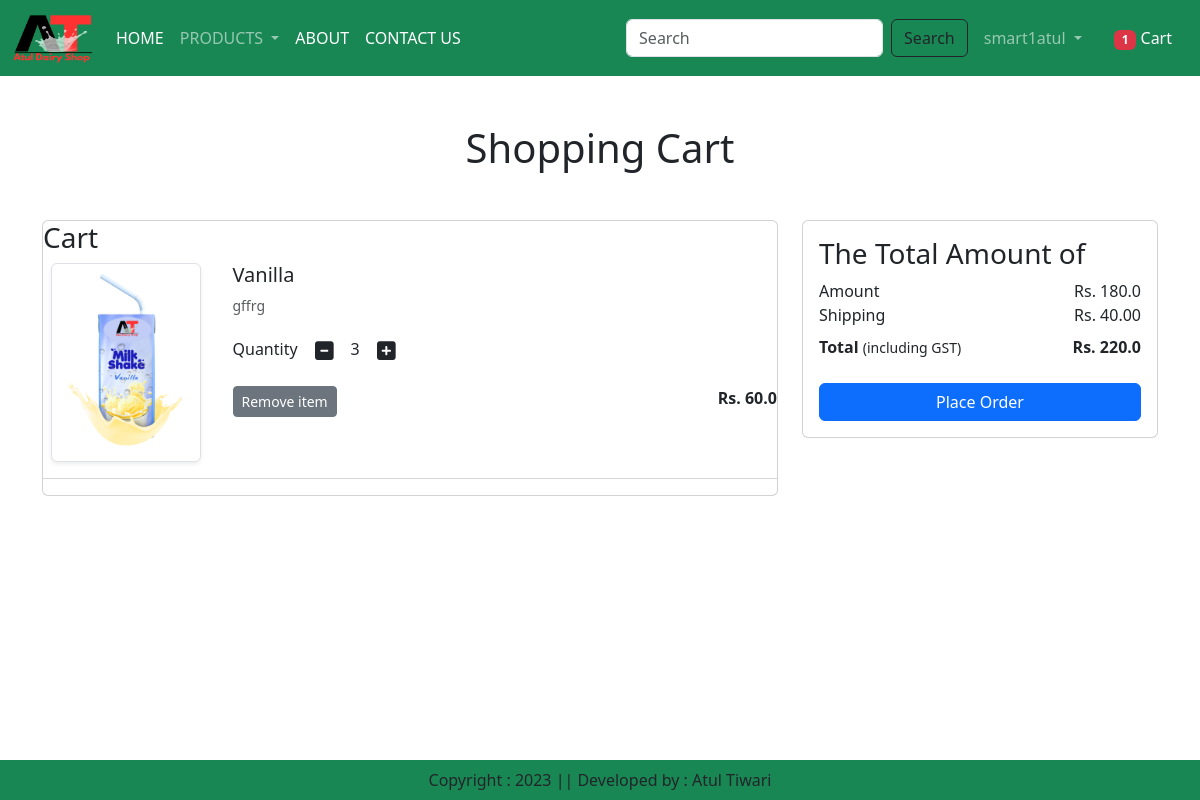
The app's page /cart/ (signed in) with its own data.
### app/models.py (models this page shows, shortened)
class Cart(models.Model):
    user = models.ForeignKey(User,on_delete=models.CASCADE)
    product = models.ForeignKey(Product,on_delete=models.CASCADE)
    quantity = models.PositiveIntegerField(default=1)

class Product(models.Model):
    title = models.CharField(max_length=100)
    selling_price = models.FloatField()
    discounted_price = models.FloatField()
    description = models.TextField()
    composition = models.TextField(default='')
    prodapp = models.TextField(default='')
    category = models.CharField(choices=CATEGORY_CHOICES, max_length=2)
    product_image = models.ImageField(upload_to='product')

### app/views.py (the view)
# urls.py: path('cart/', views.show_cart, name='showcart'),
@login_required
def show_cart(request):
    user = request.user
    cart = Cart.objects.filter(user=user)
    amount = 0
    for p in cart:
        value = p.quantity * p.product.discounted_price
        amount = amount + value
    totalamount = amount + 40
    totalitem = 0
    if request.user.is_authenticated:
        totalitem = len(Cart.objects.filter(user=request.user))
    return render(request, 'app/addtocart.html',locals())

### app/templates/app/addtocart.html (shortened to what this page needs)
{% extends 'app/base.html' %}
{% load static %}
{% block main-content %}
    <div class="container my-5">
        <div class="row">
            {% if cart %}
                <h1 class="text-center mb-5">Shopping Cart</h1>
                <div class="col-sm-8">
                    <div class="card">
                        <h3>Cart</h3>
                        {% for item in cart %}
                            <div class="row">
                                <div class="col-sm-3 text-center align-self-center">
                                    <img src="{{item.product.product_image.url}}" alt=""srcset="" class="img-fluit img-thumbnail shadow-sm" height="150" width="150">
                                </div>
                                <div class="col-sm-9">
                                    <div>
                                        <h5>{{item.product.title}}</h5>
                                        <p class="mb-2 text-muted small">{{item.product.description}}</p>
                                        <div class="my-3">
                                            <label for="quantity">Quantity</label>
                                            <a class="minus-cart btn" pid={{item.product.id}}><i class="fas fa-minus-square fa-lg"></i></a>
                                                <span id="quantity">{{item.quantity}}</span>
                                            <a class="plus-cart btn" pid={{item.product.id}}><i class="fas fa-plus-square fa-lg"></i></a>
                                        </div>
                                        <div class="d-flex justify-content-between">
                                            <a href="#" class="remove-cart btn btn-sm btn-secondary mr-3" pid={{item.product.id}}>Remove item </a>
                                            <p class="mb-0"><span><strong>Rs. {{item.product.discounted_price}}</strong></span></p>
                                        </div>
                                    </div>
                                </div>
                            </div>
                            <hr class="text-muted">
                        {% endfor %}
                    </div>
                </div>
                <div class="col-sm-4">
                    <div class="card">
                        <div class="card-body">
                            <h3>The Total Amount of</h3>
                            <ul class="list-group">
                                <li class="list-group-items d-flex justify-content-between align-items-center border-0 px-0 pb-0">Amount <span id="amount">Rs. {{amount}}</span></li>
                                <li class="list-group-items d-flex justify-content-between align-items-center px-0">Shipping<span>Rs. 40.00</span></li>
                                <li class="list-group-item d-flex justify-content-between align-items-center border-0 px-0 mb-3">
                                    <div>
                                        <strong>Total</strong> <small>(including GST)</small>
                                    </div>
                                    <span id="totalamount"><strong>Rs. {{totalamount}}</strong></span>
                                </li>
                            </ul>
                            <div class="d-grid"><a href="{% url 'checkout' %}" class="btn btn-primary">Place Order</a></div>
                        </div>
                    </div>
                </div>
                {% else %}
                <h1 class="text-center mb-5">Cart is Empty</h1>
            {% endif %}
        </div>
    </div>
{% endblock main-content %}

### app/templates/app/base.html (shortened to what this page needs)
<!DOCTYPE html>
{% load static %}
<html lang="en">
<head>
    <link href="https://cdn.jsdelivr.net/npm/bootstrap@5.3.0-alpha3/dist/css/bootstrap.min.css" rel="stylesheet">
    <link rel="stylesheet" href="{% static 'app/css/owl.carousel.min.css' %}">
    <link rel="stylesheet" href="{% static 'app/css/all.min.css' %}">
    <link rel="stylesheet" href="{% static 'app/css/style.css' %}">
</head>
<body>
    <nav class="navbar navbar-expand-lg navbar-dark bg-success">
        <div class="container-fluid">
          <a class="navbar-brand" href="/">
            <img src="{% static 'app/images/Atul.png' %}" width="80" height="50" />
          </a>
          <div class="collapse navbar-collapse" id="navbarSupportedContent">
            <ul class="navbar-nav me-auto mb-2 mb-lg-0">
              {% if request.user.is_authenticated %}
                <a class="nav-link active" aria-current="page" href="/">HOME</a>
              <li class="nav-item dropdown">
                <a class="nav-link dropdown-toggle" href="#" role="button" data-bs-toggle="dropdown" aria-expanded="false">
                  PRODUCTS
                </a>
              </li>
              <li class="nav-item">
                <a class="nav-link text-white" href="{% url 'about' %}">ABOUT</a>
              </li>
              <li class="nav-item">
                <a class="nav-link text-white" href="{% url 'contact' %}">CONTACT US</a>
              </li>
            </ul>
            <form class="d-flex" role="search" action="/search/" method="get">
              <input class="form-control me-2" type="text" placeholder="Search" name="query" id="query" aria-label="Search">
              <button class="btn btn-outline-dark" type="submit">Search</button>
            </form>
          </div>
          <ul class="navbar-nav me-auto mb-2 mb-lg-0">
            <li class="nav-item dropdown mx-2">
                <a class="nav-link dropdown-toggle" href="#" role="button" data-bs-toggle="dropdown" aria-expanded="false">
                  {{request.user}}
                </a>
            </li>
            <li class="nav-item dropdown mx-2">
                <a href="{% url 'showcart' %}" class="nav-link text-white"><span class="badge bg-danger">
                  {% if totalitem > 0 %}{{totalitem}}{% endif %}
                </span> Cart</a>
            </li>
            {% endif %}
          </ul>
        </div>
      </nav>
      {% block main-content %}{% endblock main-content %}
      <footer class="container-fluid fixed-bottom bg-success text-center p-2 mt-5">
        Copyright : 2023 || Developed by : Atul Tiwari
      </footer>
</body>
</html>

### records on screen
Cart: product.product_image (picture), product "Vanilla", product.description "gffrg", quantity "3", product.discounted_price "60.0"

### other values on screen
{{ request.user }} "smart1atul"
{{ totalitem }} "1"
{{ amount }} "180.0"
{{ totalamount }} "220.0"
